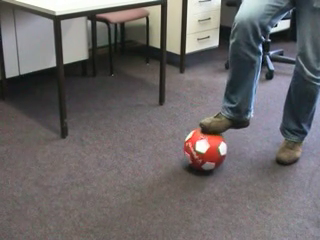
#> input picture frame 60 of Tracking/code/Test-Videos/VOT-Ball.mp4, 320 x 240 px
$ python Tracking_Calculate_Orientation_Local.py   (older library calls are emulated)
#> lines starting #> are read from the running program, lines starting #| are printed output that depends on the picture
import numpy as np
import cv2
import time
from matplotlib import pyplot as plt


# cap = cv2.VideoCapture('./Test-Videos/Antoine_Mug.mp4')
cap = cv2.VideoCapture('./Test-Videos/VOT-Ball.mp4')
# [4 lines of commented-out code are left out]

opt= 1

while True:
	ret, frame = cap.read()
#> frame is the input picture: shape (240, 320, 3); mean B, G, R 103.7, 103.5, 107.4
	if ret == True:
		if opt == 1:
			img = cv2.cvtColor(frame, cv2.COLOR_BGR2GRAY)
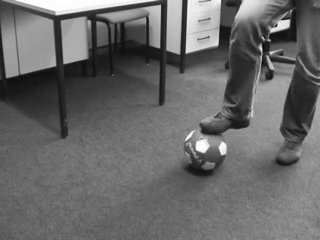
#> img: shape (240, 320); min 6, max 255, mean 104.6

			g_x = cv2.Sobel(img, cv2.CV_32F, 1, 0) # gradient of x orientation
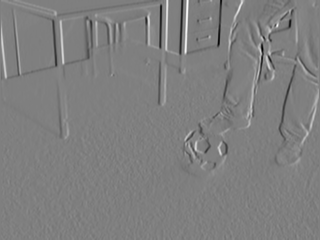
#> g_x: shape (240, 320) float32; min -802, max 804, mean 1.2; drawn with min black and max white
			g_y = cv2.Sobel(img, cv2.CV_32F, 0, 1) # gradient of y orientation
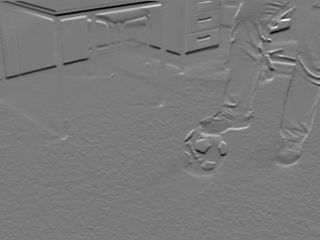
#> g_y: shape (240, 320) float32; min -728, max 790, mean -2.4; drawn with min black and max white

			# Norme of gradient
			# mapping the norme of gradient between 0 and 255 in order to show the figure
			N = cv2.convertScaleAbs(np.hypot(g_x, g_y))
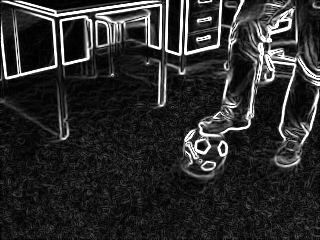
#> N: shape (240, 320); min 0, max 255, mean 43.9
			img2 = cv2.cvtColor(N, cv2.COLOR_GRAY2BGR)
			# set threshold and set the value low threshold to [0, 0, 255]
			img2[np.where(((img2[:, :, :] < 75)).all(axis=2))] = [0, 0, 255]
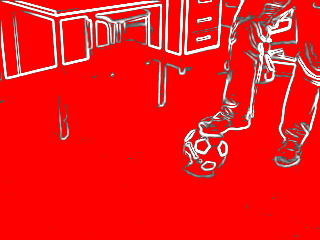
#> img2: shape (240, 320, 3); mean B, G, R 24.5, 24.5, 243.5

			plt.subplot(231)
			plt.imshow(frame[:,:,::-1], vmin=0.0, vmax=255.0)
			plt.title("Original")

			plt.subplot(232)
			plt.imshow(g_x, cmap = 'gray',vmin = -255.0,vmax = 255.0)
			plt.title("Gradient en x")

			plt.subplot(233)
			plt.imshow(g_y, cmap='gray', vmin=-255.0, vmax=255.0)
			plt.title("Gradient en y")

			plt.subplot(234)
			plt.imshow(frame[:,:,::-1], vmin=0.0, vmax=255.0)
			plt.title("Original")

			plt.subplot(235)
			plt.imshow(N, cmap='gray', vmin=0.0, vmax=255.0)
			plt.title("Norme du gradient")

			plt.subplot(236)
			plt.imshow(img2[:,:,::-1], cmap='gray', vmin=0.0, vmax=255.0)
			plt.title("Orientation")
			plt.show()
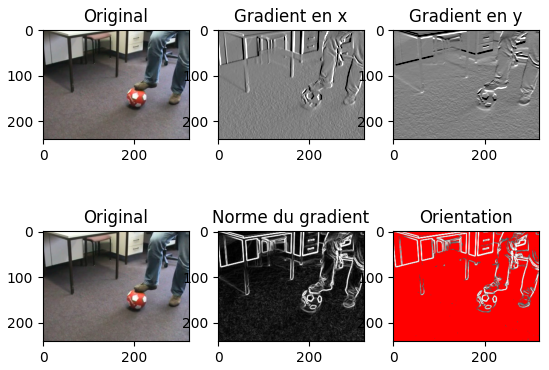
#> figure drawn by matplotlib, 6 panels
			# plt.draw()
			# plt.pause(0.0001)

			k = cv2.waitKey(0) & 0xff
#> (key Esc is pressed here)
			if k == 27:
				break
		opt += 1

	else:
		break

cv2.destroyAllWindows()
cap.release()

$ run again, starting later in the video
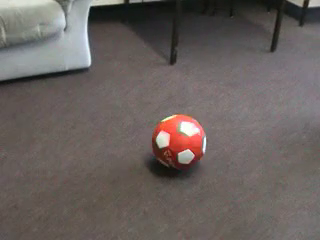
#> input picture frame 270 of Tracking/code/Test-Videos/VOT-Ball.mp4, 320 x 240 px
#> frame is the input picture: shape (240, 320, 3); mean B, G, R 94.1, 97.2, 105.1
#> `N = cv2.convertScaleAbs(np.hypot(g_x, g_y))`:
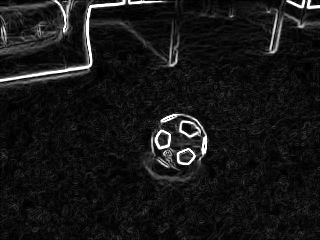
#> N: shape (240, 320); min 0, max 255, mean 22.3
#> `img2[np.where(((img2[:, :, :] < 75)).all(axis=2))] = [0, 0, 255]`:
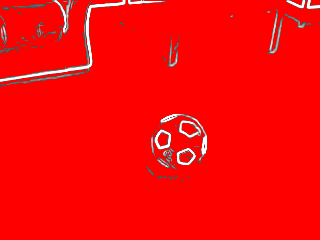
#> img2: shape (240, 320, 3); mean B, G, R 7.5, 7.5, 250.4

$ run again, starting later in the video
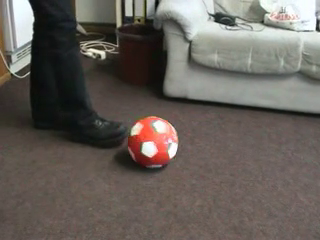
#> input picture frame 481 of Tracking/code/Test-Videos/VOT-Ball.mp4, 320 x 240 px
#> frame is the input picture: shape (240, 320, 3); mean B, G, R 90.9, 96.9, 103.4
#> `N = cv2.convertScaleAbs(np.hypot(g_x, g_y))`:
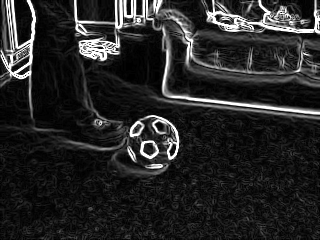
#> N: shape (240, 320); min 0, max 255, mean 38.6
#> `img2[np.where(((img2[:, :, :] < 75)).all(axis=2))] = [0, 0, 255]`:
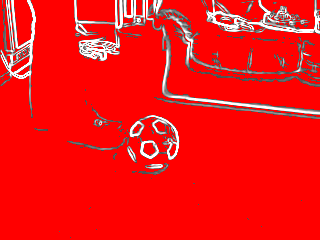
#> img2: shape (240, 320, 3); mean B, G, R 21.5, 21.5, 242.7
